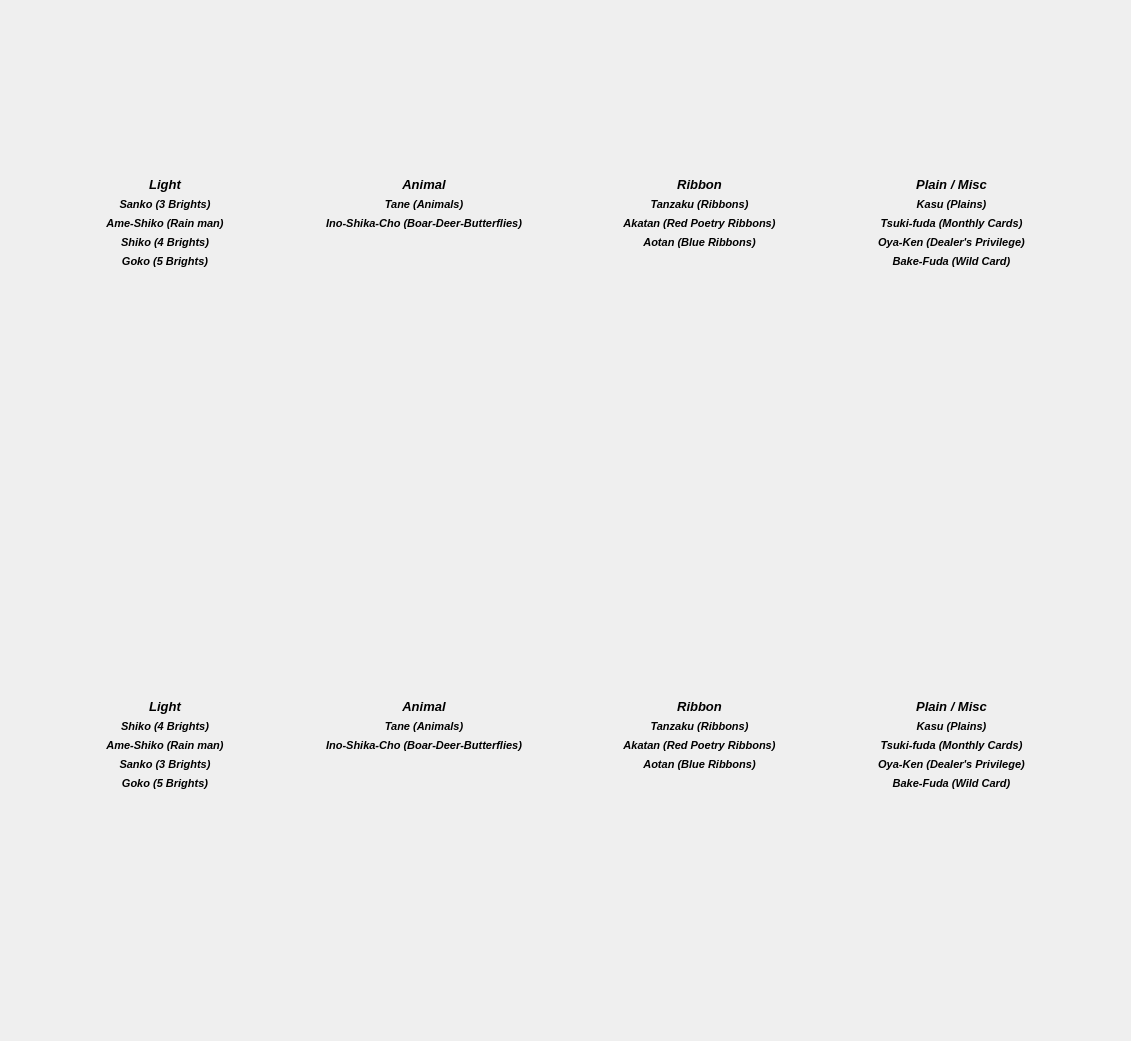
    <widget class="QWidget" name="layoutWidget">
     <property name="geometry">
      <rect>
       <x>140</x>
       <y>10</y>
       <width>1131</width>
       <height>1041</height>
      </rect>
     </property>
     <layout class="QVBoxLayout" name="gameVLayout">
      <item>
       <layout class="QHBoxLayout" name="cpuHLayout"/>
      </item>
      <item>
       <spacer name="verticalSpacer_3">
        <property name="orientation">
         <enum>Qt::Vertical</enum>
        </property>
        <property name="sizeHint" stdset="0">
         <size>
          <width>20</width>
          <height>40</height>
         </size>
        </property>
       </spacer>
      </item>
      <item>
       <layout class="QHBoxLayout" name="cpuYakuHLayout">
        <item>
         <spacer name="horizontalSpacer_2">
          <property name="orientation">
           <enum>Qt::Horizontal</enum>
          </property>
          <property name="sizeHint" stdset="0">
           <size>
            <width>40</width>
            <height>20</height>
           </size>
          </property>
         </spacer>
        </item>
        <item>
         <layout class="QVBoxLayout" name="cpuLightVLayout">
          <property name="sizeConstraint">
           <enum>QLayout::SetDefaultConstraint</enum>
          </property>
          <item>
           <widget class="QLabel" name="cpu_light_Label">
            <property name="font">
             <font>
              <pointsize>10</pointsize>
              <weight>75</weight>
              <italic>true</italic>
              <bold>true</bold>
             </font>
            </property>
            <property name="text">
             <string>Light</string>
            </property>
            <property name="alignment">
             <set>Qt::AlignCenter</set>
            </property>
           </widget>
          </item>
          <item>
           <layout class="QHBoxLayout" name="cpuLightHLayout">
            <property name="spacing">
             <number>0</number>
            </property>
            <property name="sizeConstraint">
             <enum>QLayout::SetDefaultConstraint</enum>
            </property>
           </layout>
          </item>
          <item>
           <widget class="QLabel" name="cpu_sanko_yaku">
            <property name="font">
             <font>
              <pointsize>8</pointsize>
              <weight>75</weight>
              <italic>true</italic>
              <bold>true</bold>
             </font>
            </property>
            <property name="text">
             <string>Sanko (3 Brights)</string>
            </property>
            <property name="alignment">
             <set>Qt::AlignCenter</set>
            </property>
           </widget>
          </item>
          <item>
           <widget class="QLabel" name="cpu_ameshiko_yaku">
            <property name="font">
             <font>
              <pointsize>8</pointsize>
              <weight>75</weight>
              <italic>true</italic>
              <bold>true</bold>
             </font>
            </property>
            <property name="text">
             <string>Ame-Shiko (Rain man)</string>
            </property>
            <property name="alignment">
             <set>Qt::AlignCenter</set>
            </property>
           </widget>
          </item>
          <item>
           <widget class="QLabel" name="cpu_shiko_yaku">
            <property name="font">
             <font>
              <pointsize>8</pointsize>
              <weight>75</weight>
              <italic>true</italic>
              <bold>true</bold>
             </font>
            </property>
            <property name="text">
             <string>Shiko (4 Brights)</string>
            </property>
            <property name="alignment">
             <set>Qt::AlignCenter</set>
            </property>
           </widget>
          </item>
          <item>
           <widget class="QLabel" name="cpu_goku_yaku">
            <property name="font">
             <font>
              <pointsize>8</pointsize>
              <weight>75</weight>
              <italic>true</italic>
              <bold>true</bold>
             </font>
            </property>
            <property name="text">
             <string>Goko (5 Brights)</string>
            </property>
            <property name="alignment">
             <set>Qt::AlignCenter</set>
            </property>
           </widget>
          </item>
          <item>
           <spacer name="verticalSpacer_7">
            <property name="orientation">
             <enum>Qt::Vertical</enum>
            </property>
            <property name="sizeHint" stdset="0">
             <size>
              <width>20</width>
              <height>40</height>
             </size>
            </property>
           </spacer>
          </item>
         </layout>
        </item>
        <item>
         <spacer name="horizontalSpacer_12">
          <property name="orientation">
           <enum>Qt::Horizontal</enum>
          </property>
          <property name="sizeType">
           <enum>QSizePolicy::MinimumExpanding</enum>
          </property>
          <property name="sizeHint" stdset="0">
           <size>
            <width>40</width>
            <height>20</height>
           </size>
          </property>
         </spacer>
        </item>
        <item>
         <layout class="QVBoxLayout" name="cpuAnimalVLayout">
          <item>
           <widget class="QLabel" name="cpu_Animal_Label">
            <property name="font">
             <font>
              <pointsize>10</pointsize>
              <weight>75</weight>
              <italic>true</italic>
              <bold>true</bold>
             </font>
            </property>
            <property name="text">
             <string>Animal</string>
            </property>
            <property name="alignment">
             <set>Qt::AlignCenter</set>
            </property>
           </widget>
          </item>
          <item>
           <layout class="QHBoxLayout" name="cpuAnimalHLayout">
            <property name="spacing">
             <number>0</number>
            </property>
           </layout>
          </item>
          <item>
           <widget class="QLabel" name="cpu_tane_yaku">
            <property name="font">
             <font>
              <pointsize>8</pointsize>
              <weight>75</weight>
              <italic>true</italic>
              <bold>true</bold>
             </font>
            </property>
            <property name="text">
             <string>Tane (Animals)</string>
            </property>
            <property name="alignment">
             <set>Qt::AlignCenter</set>
            </property>
           </widget>
          </item>
          <item>
           <widget class="QLabel" name="cpu_inoshikacho_yaku">
            <property name="font">
             <font>
              <pointsize>8</pointsize>
              <weight>75</weight>
              <italic>true</italic>
              <bold>true</bold>
             </font>
            </property>
            <property name="text">
             <string>Ino-Shika-Cho (Boar-Deer-Butterflies)</string>
            </property>
            <property name="alignment">
             <set>Qt::AlignCenter</set>
            </property>
           </widget>
          </item>
          <item>
           <spacer name="verticalSpacer_8">
            <property name="orientation">
             <enum>Qt::Vertical</enum>
            </property>
            <property name="sizeHint" stdset="0">
             <size>
              <width>20</width>
              <height>40</height>
             </size>
            </property>
           </spacer>
          </item>
         </layout>
        </item>
        <item>
         <spacer name="horizontalSpacer_14">
          <property name="orientation">
           <enum>Qt::Horizontal</enum>
          </property>
          <property name="sizeType">
           <enum>QSizePolicy::MinimumExpanding</enum>
          </property>
          <property name="sizeHint" stdset="0">
           <size>
            <width>40</width>
            <height>20</height>
           </size>
          </property>
         </spacer>
        </item>
        <item>
         <layout class="QVBoxLayout" name="cpuRibbonVLayout">
          <item>
           <widget class="QLabel" name="cpu_ribbon_Label">
            <property name="font">
             <font>
              <pointsize>10</pointsize>
              <weight>75</weight>
              <italic>true</italic>
              <bold>true</bold>
             </font>
            </property>
            <property name="text">
             <string>Ribbon</string>
            </property>
            <property name="alignment">
             <set>Qt::AlignCenter</set>
            </property>
           </widget>
          </item>
          <item>
           <layout class="QHBoxLayout" name="cpuRibbonHLayout">
            <property name="spacing">
             <number>0</number>
            </property>
           </layout>
          </item>
          <item>
           <widget class="QLabel" name="cpu_tanzaku_yaku">
            <property name="font">
             <font>
              <pointsize>8</pointsize>
              <weight>75</weight>
              <italic>true</italic>
              <bold>true</bold>
             </font>
            </property>
            <property name="text">
             <string>Tanzaku (Ribbons)</string>
            </property>
            <property name="alignment">
             <set>Qt::AlignCenter</set>
            </property>
           </widget>
          </item>
          <item>
           <widget class="QLabel" name="cpu_akatan_yaku">
            <property name="font">
             <font>
              <pointsize>8</pointsize>
              <weight>75</weight>
              <italic>true</italic>
              <bold>true</bold>
             </font>
            </property>
            <property name="text">
             <string>Akatan (Red Poetry Ribbons)</string>
            </property>
            <property name="alignment">
             <set>Qt::AlignCenter</set>
            </property>
           </widget>
          </item>
          <item>
           <widget class="QLabel" name="cpu_aotan_yaku">
            <property name="font">
             <font>
              <pointsize>8</pointsize>
              <weight>75</weight>
              <italic>true</italic>
              <bold>true</bold>
             </font>
            </property>
            <property name="text">
             <string>Aotan (Blue Ribbons)</string>
            </property>
            <property name="alignment">
             <set>Qt::AlignCenter</set>
            </property>
           </widget>
          </item>
          <item>
           <spacer name="verticalSpacer_9">
            <property name="orientation">
             <enum>Qt::Vertical</enum>
            </property>
            <property name="sizeHint" stdset="0">
             <size>
              <width>20</width>
              <height>40</height>
             </size>
            </property>
           </spacer>
          </item>
         </layout>
        </item>
        <item>
         <spacer name="horizontalSpacer_13">
          <property name="orientation">
           <enum>Qt::Horizontal</enum>
          </property>
          <property name="sizeType">
           <enum>QSizePolicy::MinimumExpanding</enum>
          </property>
          <property name="sizeHint" stdset="0">
           <size>
            <width>40</width>
            <height>20</height>
           </size>
          </property>
         </spacer>
        </item>
        <item>
         <layout class="QVBoxLayout" name="cpuPlainVLayout">
          <item>
           <widget class="QLabel" name="cpu_plain_misc_label">
            <property name="font">
             <font>
              <pointsize>10</pointsize>
              <weight>75</weight>
              <italic>true</italic>
              <bold>true</bold>
             </font>
            </property>
            <property name="text">
             <string>Plain / Misc</string>
            </property>
            <property name="alignment">
             <set>Qt::AlignCenter</set>
            </property>
           </widget>
          </item>
          <item>
           <layout class="QHBoxLayout" name="cpuPlainHLayout"/>
          </item>
          <item>
           <widget class="QLabel" name="cpu_kasu_yaku">
            <property name="font">
             <font>
              <pointsize>8</pointsize>
              <weight>75</weight>
              <italic>true</italic>
              <bold>true</bold>
             </font>
            </property>
            <property name="text">
             <string>Kasu (Plains)</string>
            </property>
            <property name="alignment">
             <set>Qt::AlignCenter</set>
            </property>
           </widget>
          </item>
          <item>
           <widget class="QLabel" name="cpu_tsuki_fuda_yaku">
            <property name="font">
             <font>
              <pointsize>8</pointsize>
              <weight>75</weight>
              <italic>true</italic>
              <bold>true</bold>
             </font>
            </property>
            <property name="text">
             <string>Tsuki-fuda (Monthly Cards)</string>
            </property>
            <property name="alignment">
             <set>Qt::AlignCenter</set>
            </property>
           </widget>
          </item>
          <item>
           <widget class="QLabel" name="cpu_oya_ken_yaku">
            <property name="font">
             <font>
              <pointsize>8</pointsize>
              <weight>75</weight>
              <italic>true</italic>
              <bold>true</bold>
             </font>
            </property>
            <property name="text">
             <string>Oya-Ken (Dealer's Privilege)</string>
            </property>
            <property name="alignment">
             <set>Qt::AlignCenter</set>
            </property>
           </widget>
          </item>
          <item>
           <widget class="QLabel" name="cpu_bake_fuda_yaku">
            <property name="font">
             <font>
              <pointsize>8</pointsize>
              <weight>75</weight>
              <italic>true</italic>
              <bold>true</bold>
             </font>
            </property>
            <property name="text">
             <string>Bake-Fuda (Wild Card)</string>
            </property>
            <property name="alignment">
             <set>Qt::AlignCenter</set>
            </property>
           </widget>
          </item>
          <item>
           <spacer name="verticalSpacer_10">
            <property name="orientation">
             <enum>Qt::Vertical</enum>
            </property>
            <property name="sizeHint" stdset="0">
             <size>
              <width>20</width>
              <height>40</height>
             </size>
            </property>
           </spacer>
          </item>
         </layout>
        </item>
        <item>
         <spacer name="horizontalSpacer">
          <property name="orientation">
           <enum>Qt::Horizontal</enum>
          </property>
          <property name="sizeHint" stdset="0">
           <size>
            <width>40</width>
            <height>20</height>
           </size>
          </property>
         </spacer>
        </item>
       </layout>
      </item>
      <item>
       <spacer name="verticalSpacer_6">
        <property name="orientation">
         <enum>Qt::Vertical</enum>
        </property>
        <property name="sizeHint" stdset="0">
         <size>
          <width>20</width>
          <height>40</height>
         </size>
        </property>
       </spacer>
      </item>
      <item>
       <layout class="QHBoxLayout" name="gameHandHLayout">
        <item>
         <spacer name="horizontalSpacer_L_2">
          <property name="orientation">
           <enum>Qt::Horizontal</enum>
          </property>
          <property name="sizeType">
           <enum>QSizePolicy::Expanding</enum>
          </property>
          <property name="sizeHint" stdset="0">
           <size>
            <width>40</width>
            <height>20</height>
           </size>
          </property>
         </spacer>
        </item>
        <item>
         <layout class="QGridLayout" name="gameHandGridLayout_2" rowstretch="0" columnstretch="0"/>
        </item>
        <item>
         <spacer name="horizontalSpacer_2_0">
          <property name="orientation">
           <enum>Qt::Horizontal</enum>
          </property>
          <property name="sizeType">
           <enum>QSizePolicy::Minimum</enum>
          </property>
          <property name="sizeHint" stdset="0">
           <size>
            <width>40</width>
            <height>20</height>
           </size>
          </property>
         </spacer>
        </item>
        <item>
         <layout class="QGridLayout" name="gameHandGridLayout_0" rowstretch="0" columnstretch="0" rowminimumheight="0" columnminimumwidth="0">
          <property name="sizeConstraint">
           <enum>QLayout::SetDefaultConstraint</enum>
          </property>
         </layout>
        </item>
        <item>
         <spacer name="horizontalSpacer_0_1">
          <property name="orientation">
           <enum>Qt::Horizontal</enum>
          </property>
          <property name="sizeType">
           <enum>QSizePolicy::Minimum</enum>
          </property>
          <property name="sizeHint" stdset="0">
           <size>
            <width>40</width>
            <height>20</height>
           </size>
          </property>
         </spacer>
        </item>
        <item>
         <layout class="QGridLayout" name="gameHandGridLayout_1" rowstretch="0" columnstretch="0"/>
        </item>
        <item>
         <spacer name="horizontalSpacer_1_3">
          <property name="orientation">
           <enum>Qt::Horizontal</enum>
          </property>
          <property name="sizeType">
           <enum>QSizePolicy::Minimum</enum>
          </property>
          <property name="sizeHint" stdset="0">
           <size>
            <width>40</width>
            <height>20</height>
           </size>
          </property>
         </spacer>
        </item>
        <item>
         <layout class="QGridLayout" name="gameHandGridLayout_3" rowstretch="0" columnstretch="0"/>
        </item>
        <item>
         <spacer name="horizontalSpacer_3_R">
          <property name="orientation">
           <enum>Qt::Horizontal</enum>
          </property>
          <property name="sizeType">
           <enum>QSizePolicy::Expanding</enum>
          </property>
          <property name="sizeHint" stdset="0">
           <size>
            <width>40</width>
            <height>20</height>
           </size>
          </property>
         </spacer>
        </item>
       </layout>
      </item>
      <item>
       <spacer name="verticalSpacer_5">
        <property name="orientation">
         <enum>Qt::Vertical</enum>
        </property>
        <property name="sizeHint" stdset="0">
         <size>
          <width>20</width>
          <height>40</height>
         </size>
        </property>
       </spacer>
      </item>
      <item>
       <layout class="QHBoxLayout" name="playerYakuHLayout">
        <item>
         <spacer name="horizontalSpacer_3">
          <property name="orientation">
           <enum>Qt::Horizontal</enum>
          </property>
          <property name="sizeHint" stdset="0">
           <size>
            <width>40</width>
            <height>20</height>
           </size>
          </property>
         </spacer>
        </item>
        <item>
         <layout class="QVBoxLayout" name="playerLightVLayout">
          <item>
           <widget class="QLabel" name="player_light_Label">
            <property name="font">
             <font>
              <pointsize>10</pointsize>
              <weight>75</weight>
              <italic>true</italic>
              <bold>true</bold>
             </font>
            </property>
            <property name="text">
             <string>Light</string>
            </property>
            <property name="alignment">
             <set>Qt::AlignCenter</set>
            </property>
           </widget>
          </item>
          <item>
           <layout class="QHBoxLayout" name="playerLightHLayout">
            <property name="spacing">
             <number>0</number>
            </property>
           </layout>
          </item>
          <item>
           <widget class="QLabel" name="player_shiko_yaku">
            <property name="font">
             <font>
              <pointsize>8</pointsize>
              <weight>75</weight>
              <italic>true</italic>
              <bold>true</bold>
             </font>
            </property>
            <property name="text">
             <string>Shiko (4 Brights)</string>
            </property>
            <property name="alignment">
             <set>Qt::AlignCenter</set>
            </property>
           </widget>
          </item>
          <item>
           <widget class="QLabel" name="player_ameshiko_yaku">
            <property name="font">
             <font>
              <pointsize>8</pointsize>
              <weight>75</weight>
              <italic>true</italic>
              <bold>true</bold>
             </font>
            </property>
            <property name="text">
             <string>Ame-Shiko (Rain man)</string>
            </property>
            <property name="alignment">
             <set>Qt::AlignCenter</set>
            </property>
           </widget>
          </item>
          <item>
           <widget class="QLabel" name="player_sanko_yaku">
            <property name="font">
             <font>
              <pointsize>8</pointsize>
              <weight>75</weight>
              <italic>true</italic>
              <bold>true</bold>
             </font>
            </property>
            <property name="text">
             <string>Sanko (3 Brights)</string>
            </property>
            <property name="alignment">
             <set>Qt::AlignCenter</set>
            </property>
           </widget>
          </item>
          <item>
           <widget class="QLabel" name="player_goku_yaku">
            <property name="font">
             <font>
              <pointsize>8</pointsize>
              <weight>75</weight>
              <italic>true</italic>
              <bold>true</bold>
             </font>
            </property>
            <property name="text">
             <string>Goko (5 Brights)</string>
            </property>
            <property name="alignment">
             <set>Qt::AlignCenter</set>
            </property>
           </widget>
          </item>
          <item>
           <spacer name="verticalSpacer_11">
            <property name="orientation">
             <enum>Qt::Vertical</enum>
            </property>
            <property name="sizeHint" stdset="0">
             <size>
              <width>20</width>
              <height>40</height>
             </size>
            </property>
           </spacer>
          </item>
         </layout>
        </item>
        <item>
         <spacer name="horizontalSpacer_9">
          <property name="orientation">
           <enum>Qt::Horizontal</enum>
          </property>
          <property name="sizeType">
           <enum>QSizePolicy::MinimumExpanding</enum>
          </property>
          <property name="sizeHint" stdset="0">
           <size>
            <width>40</width>
            <height>20</height>
           </size>
          </property>
         </spacer>
        </item>
        <item>
         <layout class="QVBoxLayout" name="playerAnimalVLayout">
          <item>
           <widget class="QLabel" name="player_animal_Label">
            <property name="font">
             <font>
              <pointsize>10</pointsize>
              <weight>75</weight>
              <italic>true</italic>
              <bold>true</bold>
             </font>
            </property>
            <property name="text">
             <string>Animal</string>
            </property>
            <property name="alignment">
             <set>Qt::AlignCenter</set>
            </property>
           </widget>
          </item>
          <item>
           <layout class="QHBoxLayout" name="playerAnimalHLayout">
            <property name="spacing">
             <number>0</number>
            </property>
           </layout>
          </item>
          <item>
           <widget class="QLabel" name="player_tane_yaku">
            <property name="font">
             <font>
              <pointsize>8</pointsize>
              <weight>75</weight>
              <italic>true</italic>
              <bold>true</bold>
             </font>
            </property>
            <property name="text">
             <string>Tane (Animals)</string>
            </property>
            <property name="alignment">
             <set>Qt::AlignCenter</set>
            </property>
           </widget>
          </item>
          <item>
           <widget class="QLabel" name="player_inoshikacho_yaku">
            <property name="font">
             <font>
              <pointsize>8</pointsize>
              <weight>75</weight>
              <italic>true</italic>
              <bold>true</bold>
             </font>
            </property>
            <property name="text">
             <string>Ino-Shika-Cho (Boar-Deer-Butterflies)</string>
            </property>
            <property name="alignment">
             <set>Qt::AlignCenter</set>
            </property>
           </widget>
          </item>
          <item>
           <spacer name="verticalSpacer_12">
            <property name="orientation">
             <enum>Qt::Vertical</enum>
            </property>
            <property name="sizeHint" stdset="0">
             <size>
              <width>20</width>
              <height>40</height>
             </size>
            </property>
           </spacer>
          </item>
         </layout>
        </item>
        <item>
         <spacer name="horizontalSpacer_11">
          <property name="orientation">
           <enum>Qt::Horizontal</enum>
          </property>
          <property name="sizeType">
           <enum>QSizePolicy::MinimumExpanding</enum>
          </property>
          <property name="sizeHint" stdset="0">
           <size>
            <width>40</width>
            <height>20</height>
           </size>
          </property>
         </spacer>
        </item>
        <item>
         <layout class="QVBoxLayout" name="playerRibbonVLayout">
          <item>
           <widget class="QLabel" name="player_ribbon_Label">
            <property name="font">
             <font>
              <pointsize>10</pointsize>
              <weight>75</weight>
              <italic>true</italic>
              <bold>true</bold>
             </font>
            </property>
            <property name="text">
             <string>Ribbon</string>
            </property>
            <property name="alignment">
             <set>Qt::AlignCenter</set>
            </property>
           </widget>
          </item>
          <item>
           <layout class="QHBoxLayout" name="playerRibbonHLayout">
            <property name="spacing">
             <number>0</number>
            </property>
           </layout>
          </item>
          <item>
           <widget class="QLabel" name="player_tanzaku_yaku">
            <property name="font">
             <font>
              <pointsize>8</pointsize>
              <weight>75</weight>
              <italic>true</italic>
              <bold>true</bold>
             </font>
            </property>
            <property name="text">
             <string>Tanzaku (Ribbons)</string>
            </property>
            <property name="alignment">
             <set>Qt::AlignCenter</set>
            </property>
           </widget>
          </item>
          <item>
           <widget class="QLabel" name="player_akatan_yaku">
            <property name="font">
             <font>
              <pointsize>8</pointsize>
              <weight>75</weight>
              <italic>true</italic>
              <bold>true</bold>
             </font>
            </property>
            <property name="text">
             <string>Akatan (Red Poetry Ribbons)</string>
            </property>
            <property name="alignment">
             <set>Qt::AlignCenter</set>
            </property>
           </widget>
          </item>
          <item>
           <widget class="QLabel" name="player_aotan_yaku">
            <property name="font">
             <font>
              <pointsize>8</pointsize>
              <weight>75</weight>
              <italic>true</italic>
              <bold>true</bold>
             </font>
            </property>
            <property name="text">
             <string>Aotan (Blue Ribbons)</string>
            </property>
            <property name="alignment">
             <set>Qt::AlignCenter</set>
            </property>
           </widget>
          </item>
          <item>
           <spacer name="verticalSpacer_13">
            <property name="orientation">
             <enum>Qt::Vertical</enum>
            </property>
            <property name="sizeHint" stdset="0">
             <size>
              <width>20</width>
              <height>40</height>
             </size>
            </property>
           </spacer>
          </item>
         </layout>
        </item>
        <item>
         <spacer name="horizontalSpacer_10">
          <property name="orientation">
           <enum>Qt::Horizontal</enum>
          </property>
          <property name="sizeType">
           <enum>QSizePolicy::MinimumExpanding</enum>
          </property>
          <property name="sizeHint" stdset="0">
           <size>
            <width>40</width>
            <height>20</height>
           </size>
          </property>
         </spacer>
        </item>
        <item>
         <layout class="QVBoxLayout" name="playerPlainVLayout">
          <item>
           <widget class="QLabel" name="player_plain_misc_label">
            <property name="font">
             <font>
              <pointsize>10</pointsize>
              <weight>75</weight>
              <italic>true</italic>
              <bold>true</bold>
             </font>
            </property>
            <property name="text">
             <string>Plain / Misc</string>
            </property>
            <property name="alignment">
             <set>Qt::AlignCenter</set>
            </property>
           </widget>
          </item>
          <item>
           <layout class="QHBoxLayout" name="playerPlainHLayout">
            <property name="spacing">
             <number>0</number>
            </property>
           </layout>
          </item>
          <item>
           <widget class="QLabel" name="player_kasu_yaku">
            <property name="font">
             <font>
              <pointsize>8</pointsize>
              <weight>75</weight>
              <italic>true</italic>
              <bold>true</bold>
             </font>
            </property>
            <property name="text">
             <string>Kasu (Plains)</string>
            </property>
            <property name="alignment">
             <set>Qt::AlignCenter</set>
            </property>
           </widget>
          </item>
          <item>
           <widget class="QLabel" name="player_tsuki_fuda_yaku">
            <property name="font">
             <font>
              <pointsize>8</pointsize>
              <weight>75</weight>
              <italic>true</italic>
              <bold>true</bold>
             </font>
            </property>
            <property name="text">
             <string>Tsuki-fuda (Monthly Cards)</string>
            </property>
            <property name="alignment">
             <set>Qt::AlignCenter</set>
            </property>
           </widget>
          </item>
          <item>
           <widget class="QLabel" name="player_oya_ken_yaku">
            <property name="font">
             <font>
              <pointsize>8</pointsize>
              <weight>75</weight>
              <italic>true</italic>
              <bold>true</bold>
             </font>
            </property>
            <property name="text">
             <string>Oya-Ken (Dealer's Privilege)</string>
            </property>
            <property name="alignment">
             <set>Qt::AlignCenter</set>
            </property>
           </widget>
          </item>
          <item>
           <widget class="QLabel" name="player_bake_fuda_yaku">
            <property name="font">
             <font>
              <pointsize>8</pointsize>
              <weight>75</weight>
              <italic>true</italic>
              <bold>true</bold>
             </font>
            </property>
            <property name="text">
             <string>Bake-Fuda (Wild Card)</string>
            </property>
            <property name="alignment">
             <set>Qt::AlignCenter</set>
            </property>
           </widget>
          </item>
          <item>
           <spacer name="verticalSpacer_14">
            <property name="orientation">
             <enum>Qt::Vertical</enum>
            </property>
            <property name="sizeHint" stdset="0">
             <size>
              <width>20</width>
              <height>40</height>
             </size>
            </property>
           </spacer>
          </item>
         </layout>
        </item>
        <item>
         <spacer name="horizontalSpacer_4">
          <property name="orientation">
           <enum>Qt::Horizontal</enum>
          </property>
          <property name="sizeHint" stdset="0">
           <size>
            <width>40</width>
            <height>20</height>
           </size>
          </property>
         </spacer>
        </item>
       </layout>
      </item>
      <item>
       <spacer name="verticalSpacer_2">
        <property name="orientation">
         <enum>Qt::Vertical</enum>
        </property>
        <property name="sizeHint" stdset="0">
         <size>
          <width>20</width>
          <height>40</height>
         </size>
        </property>
       </spacer>
      </item>
      <item>
       <layout class="QHBoxLayout" name="playerHLayout"/>
      </item>
     </layout>
    </widget>
